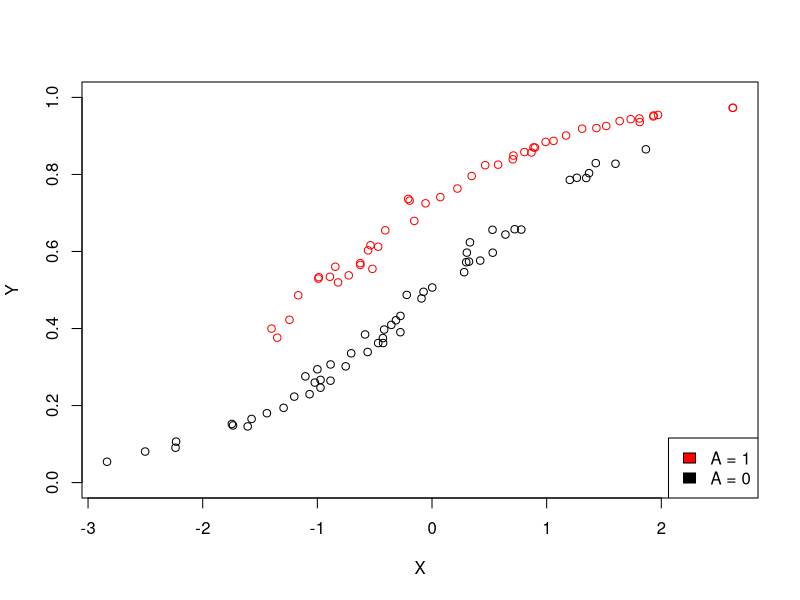
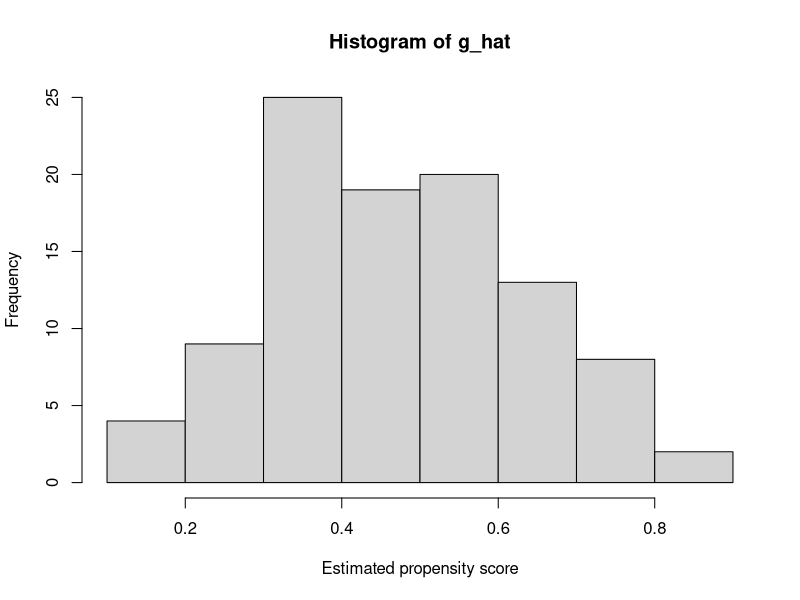
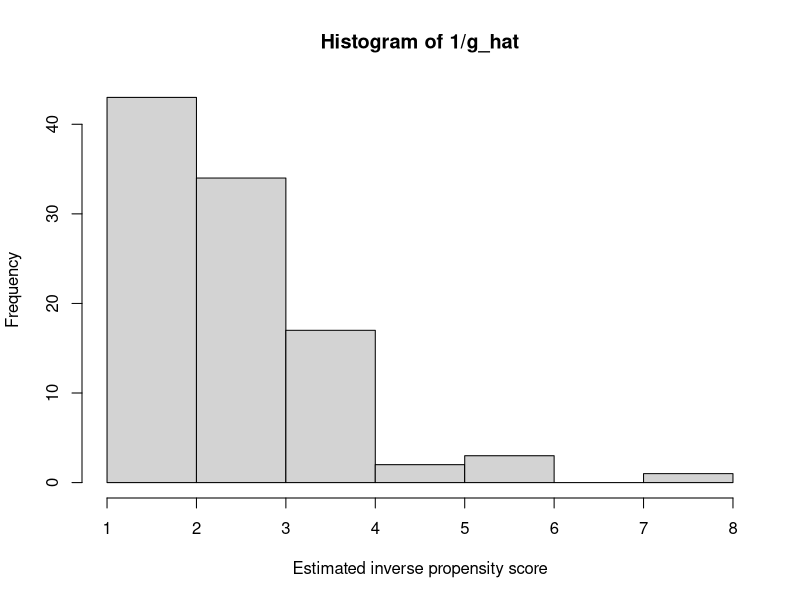
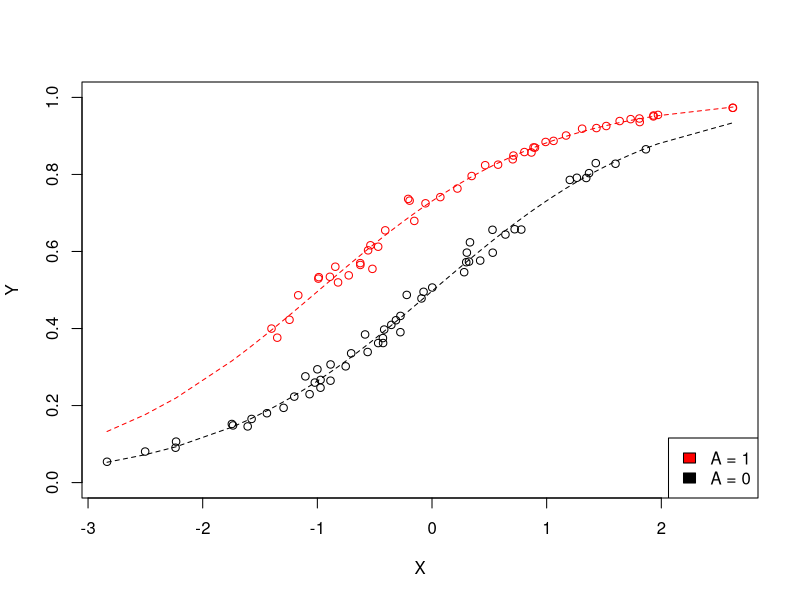

Reproduce these figures in R, in order.
library(tidyverse)

simulate <- function(N = 1e2, alpha = 1) {
  # Generate covariate
  X <- rnorm(N)
  
  # Generate treatment
  A <- rbinom(N, 1, plogis(alpha * X))
  
  # Generate counterfactual outcome
  # `plogis` is used to make sure that Y is in between 0 and 1
  Y0 <- plogis(rnorm(N, mean = X, sd = 0.1)) 
  Y1 <- plogis(rnorm(N, mean = X + 1, sd = 0.1)) 
  
  # Observed outcome
  Y <- ifelse(A == 1, Y1, Y0)
  
  data.frame(X, A, Y1, Y0, Y)
}

N <- 100

# Higher values of alpha lead to more extreme positivity violations
alpha <- 1 

# Estimate the true average treatment effect by taking a very large
# sample and then taking the average difference between the counterfactual outcomes
true_ate <- with(simulate(1e5, alpha), mean(Y1 - Y0))

# Generate data
set.seed(10016)
data <- simulate(N, alpha)

# Plot generated data
plot(data$X, data$Y, xlab = "X", ylab = "Y", col = ifelse(data$A == 1, "red", "black"), ylim = c(0, 1))
legend("bottomright", c("A = 1", "A = 0"), fill = c("red", "black"))

# Estimate propensity score model
g_model <- glm(A ~ X, data = data, family = "binomial")
g_hat   <- predict(g_model, type = "response")

# Plot estimated propensity scores
hist(g_hat, xlab = "Estimated propensity score")
hist(1 / g_hat, xlab = "Estimated inverse propensity score")

# Estimate outcome regression model
m_model <- glm(Y ~ A + X, data = data, family = "binomial")
m_hat   <- predict(m_model, type = "response")
m0_hat  <- predict(m_model, type = "response", newdata = mutate(data, A = 0))
m1_hat  <- predict(m_model, type = "response", newdata = mutate(data, A = 1))

# Plot outcome regression predictions
plot(data$X, data$Y, xlab = "X", ylab = "Y", col = ifelse(data$A == 1, "red", "black"), ylim = c(0, 1))
legend("bottomright", c("A = 1", "A = 0"), fill = c("red", "black"))
lines(data$X[order(data$X)], m1_hat[order(data$X)], col = "red", lty = 2)
lines(data$X[order(data$X)], m0_hat[order(data$X)], col = "black", lty = 2)

#
# Calculate IPTW, G-computation, and Augmented IPTW estimates
#

unadjusted <- with(data, mean(Y[A == 1]) - mean(Y[A == 0]))

iptw_weights <- with(data, (A == 1) / g_hat - (A == 0) / (1 - g_hat))
iptw <- mean(iptw_weights * data$Y)

gcomp <- mean(m1_hat - m0_hat)

aiptw <- with(data, mean(m1_hat - m0_hat + iptw_weights * (Y - m_hat)))


# Look at results
true_ate
unadjusted
iptw
gcomp
aiptw

# Form confidence interval

D <- with(data, m1_hat - m0_hat + iptw_weights * (Y - m_hat))
se <- sd(D) / sqrt(N)
ci <- aiptw + qnorm(c(0.025, 0.975)) * se
ci

#
# Targeted Minimum Loss-Based Estimation (TMLE)
#
clever1 <- with(data, A / g_hat)
clever0 <- with(data, -(1 - A) / (1 - g_hat))
clever <- with(data, A / g_hat - (1 - A) / (1 - g_hat))

fluctuation_model <- glm(Y ~ -1 + clever + offset(qlogis(m_hat)), data = data, family = "binomial")
epsilon <- coef(fluctuation_model)

m1_star <- plogis(qlogis(m1_hat) + epsilon * clever1)
m0_star <- plogis(qlogis(m0_hat) + epsilon * clever0)
tmle <- mean(m1_star - m0_star)

true_ate
unadjusted
iptw
gcomp
aiptw
tmle

